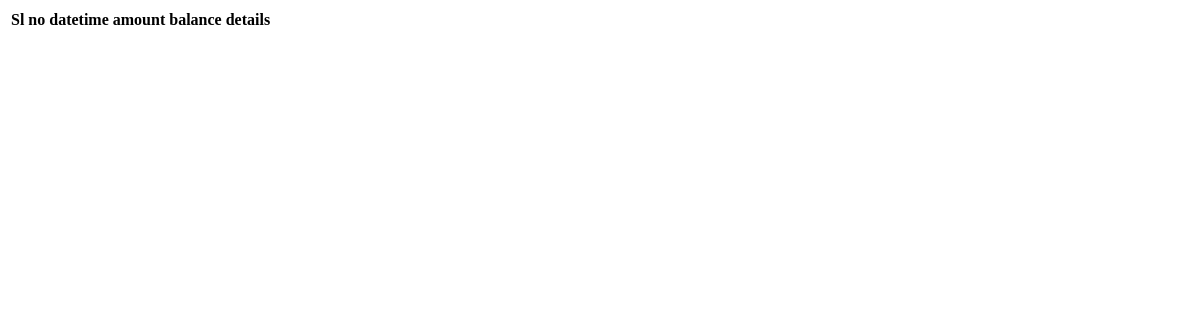
The app's page /history (signed in), older data.
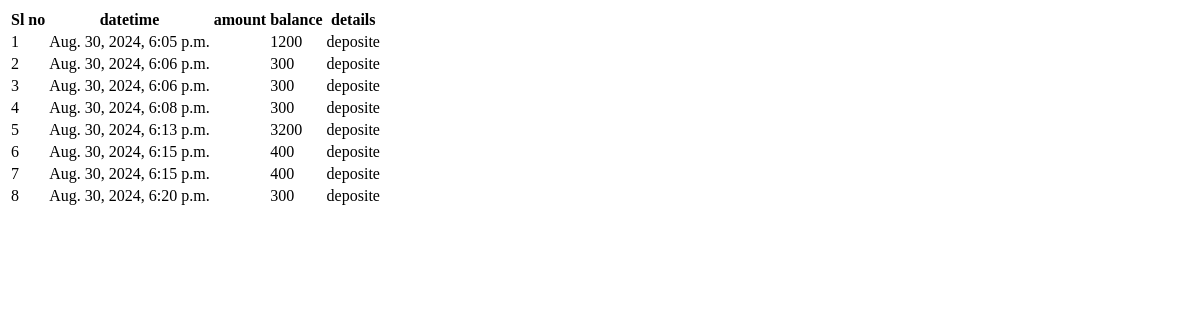
The same page, newer data.
### app/models.py (models this page shows)
class Transaction(models.Model):
    transaction_id=models.ForeignKey(CustomUser,on_delete=models.CASCADE)
    datetime=models.DateTimeField(auto_now_add=True)
    details=models.CharField(max_length=100)
    amount=models.IntegerField()
    balance=models.IntegerField()

### app/views.py (the view)
# urls.py: path('history',views.history,name='history'),
def history(request):
    data=CustomUser.objects.get(id=request.user.id)
    user=Transaction.objects.filter(transaction_id=data)
    return render(request,'history.html',{'user':user})

### templates/history.html (shortened to what this page needs)
<!DOCTYPE html>
<html lang="en">
<head>
</head>
<body>
    <table>
        <tr>
            <th>Sl no</th>
            <th>datetime</th>
            <th>amount</th>
            <th>balance</th>
            <th>details</th>
        </tr>
        {% for i in user %}
        <tr>
            <td>{{forloop.counter}}</td>
            <td>{{i.datetime}}</td>
            <td>{{i.amonunt}}</td>
            <td>{{i.balance}}</td>
            <td>{{i.details}}</td>
        </tr>
        {% endfor %}
    </table>
</body>
</html>

Row changes from the older to the newer data that the page shows:
added Transaction: datetime "Aug. 30, 2024, 6:05 p.m.", balance "1200", details "deposite"
added Transaction: datetime "Aug. 30, 2024, 6:06 p.m.", balance "300", details "deposite"
added Transaction: datetime "Aug. 30, 2024, 6:06 p.m.", balance "300", details "deposite"
added Transaction: datetime "Aug. 30, 2024, 6:08 p.m.", balance "300", details "deposite"
added Transaction: datetime "Aug. 30, 2024, 6:13 p.m.", balance "3200", details "deposite"
added Transaction: datetime "Aug. 30, 2024, 6:15 p.m.", balance "400", details "deposite"
added Transaction: datetime "Aug. 30, 2024, 6:15 p.m.", balance "400", details "deposite"
added Transaction: datetime "Aug. 30, 2024, 6:20 p.m.", balance "300", details "deposite"
